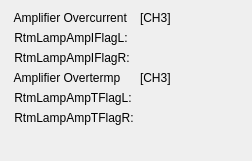
      <widget class="QWidget" name="formLayoutWidget_4">
       <property name="geometry">
        <rect>
         <x>711</x>
         <y>590</y>
         <width>252</width>
         <height>161</height>
        </rect>
       </property>
       <layout class="QFormLayout" name="formLayout_4">
        <item row="0" column="0">
         <widget class="QLabel" name="label_114">
          <property name="text">
           <string> Amplifier Overcurrent</string>
          </property>
         </widget>
        </item>
        <item row="0" column="1">
         <widget class="QLabel" name="label_157">
          <property name="text">
           <string>[CH3]</string>
          </property>
         </widget>
        </item>
        <item row="1" column="0">
         <widget class="QLabel" name="label_115">
          <property name="text">
           <string> RtmLampAmpIFlagL:</string>
          </property>
         </widget>
        </item>
        <item row="1" column="1">
         <widget class="PyDMLabel" name="PyDMLabel_109">
          <property name="toolTip">
           <string/>
          </property>
          <property name="channel" stdset="0">
           <string>XX-22SL19:DI-FOFBCtrl:RtmLampAmpIFlagLCH3-RB</string>
          </property>
         </widget>
        </item>
        <item row="2" column="0">
         <widget class="QLabel" name="label_116">
          <property name="text">
           <string> RtmLampAmpIFlagR:</string>
          </property>
         </widget>
        </item>
        <item row="2" column="1">
         <widget class="PyDMLabel" name="PyDMLabel_110">
          <property name="toolTip">
           <string/>
          </property>
          <property name="channel" stdset="0">
           <string>XX-22SL19:DI-FOFBCtrl:RtmLampAmpIFlagRCH3-RB</string>
          </property>
         </widget>
        </item>
        <item row="3" column="0">
         <widget class="QLabel" name="label_118">
          <property name="text">
           <string> Amplifier Overtermp</string>
          </property>
         </widget>
        </item>
        <item row="3" column="1">
         <widget class="QLabel" name="label_156">
          <property name="text">
           <string>[CH3]</string>
          </property>
         </widget>
        </item>
        <item row="4" column="0">
         <widget class="QLabel" name="label_119">
          <property name="text">
           <string> RtmLampAmpTFlagL:</string>
          </property>
         </widget>
        </item>
        <item row="4" column="1">
         <widget class="PyDMLabel" name="PyDMLabel_111">
          <property name="toolTip">
           <string/>
          </property>
          <property name="channel" stdset="0">
           <string>XX-22SL19:DI-FOFBCtrl:RtmLampAmpTFlagLCH3-RB</string>
          </property>
         </widget>
        </item>
        <item row="5" column="0">
         <widget class="QLabel" name="label_120">
          <property name="text">
           <string> RtmLampAmpTFlagR:</string>
          </property>
         </widget>
        </item>
        <item row="5" column="1">
         <widget class="PyDMLabel" name="PyDMLabel_112">
          <property name="toolTip">
           <string/>
          </property>
          <property name="channel" stdset="0">
           <string>XX-22SL19:DI-FOFBCtrl:RtmLampAmpTFlagRCH3-RB</string>
          </property>
         </widget>
        </item>
       </layout>
      </widget>
